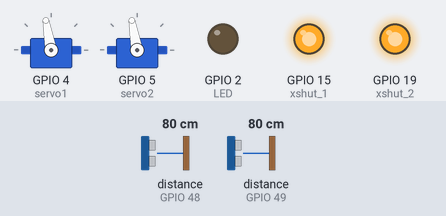
Simulated run of this sketch. Board: ESP32. On the bench: 2 × servo, output pins drawn as LEDs (lit = HIGH). The test bench sets the inputs (shaded band); at power-on: distance to the obstacle (sensors on GPIO 48, GPIO 49) 80 cm. What the sketch prints to the serial monitor is not drawn.

Above: at 2.1 s.
At 4.0 s:
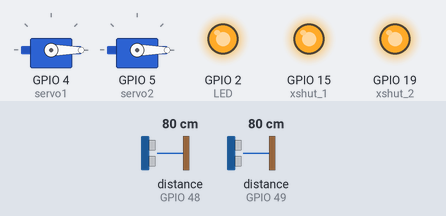
Timing chart, 0 to 6.6 s (numbered marks = the images above):
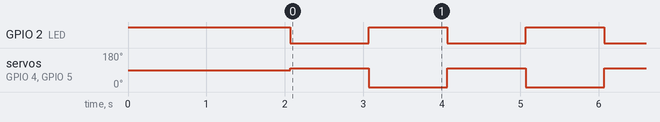

The sketch:

ESP_sensors.ino
```cpp
#include <Wire.h>
#include <VL53L0X.h>
#include <ESP32Servo.h>

#define xshut_1 15
#define xshut_2 19
#define LED 2

VL53L0X sensor1;
VL53L0X sensor2;
Servo servo1;
Servo servo2;
unsigned long t_last_blink = 0;
unsigned long blink_interval = 1000;

void setup() {
  pinMode(LED, OUTPUT);
  digitalWrite(LED, HIGH);

  Wire.setClock(20000);
  Wire.begin(); // SDA, SCL
  Serial.begin(9600);
  while (!Serial); // Wait for Serial Monitor to open

  servo1.attach(4);
  servo2.attach(5);

  pinMode(xshut_1, OUTPUT);
  digitalWrite(xshut_1, LOW);

  pinMode(xshut_2, OUTPUT);
  digitalWrite(xshut_2, HIGH);

  delay(1000);  // Wait for the sensor to boot up
  sensor1.setTimeout(1000);
  while (!sensor1.init()) {
    Serial.println("Failed to detect and initialize sensor 1!");
    delay(1000);
  }

  sensor1.setAddress(0x30);  // Change I2C address for sensor 1
  Serial.println("Sensor 1 initialized.");

  digitalWrite(xshut_1, HIGH);

  delay(1000);  // Wait for the sensor to boot up
  sensor2.setTimeout(1000);
  while (!sensor2.init()) {
    Serial.println("Failed to detect and initialize sensor 2!");
    delay(1000);
  }
  sensor2.setAddress(0x31);  // Change I2C address for sensor 2
  Serial.println("Sensor 2 initialized.");

  sensor1.startContinuous();
  sensor2.startContinuous();

  Serial.println("Succeded");
}

void loop() {

  Serial.print("Distance at sensor 30: ");
  Serial.print(String(sensor1.readRangeContinuousMillimeters()));
  if (sensor1.timeoutOccurred()) { Serial.print(" TIMEOUT"); }

  Serial.println("");

  Serial.print("Distance at sensor 31: ");
  Serial.print(String(sensor2.readRangeContinuousMillimeters()));
  if (sensor2.timeoutOccurred()) { Serial.print(" TIMEOUT"); }

  Serial.println("");


  if(millis() - t_last_blink >= blink_interval) {
    digitalWrite(LED, !digitalRead(LED)); //Toggle LED
    servo1.write(100*(!digitalRead(LED)));
    servo2.write(100*(!digitalRead(LED)));
    t_last_blink = millis();
  }
}
```

Measured:
- by itself, GPIO 2 (LED): alternates HIGH for 1.0 s and LOW for 1.0 s
- by itself, servo on GPIO 4 (servo1), servo on GPIO 5 (servo2): alternates 100° for 1.0 s and 0° for 1.0 s
